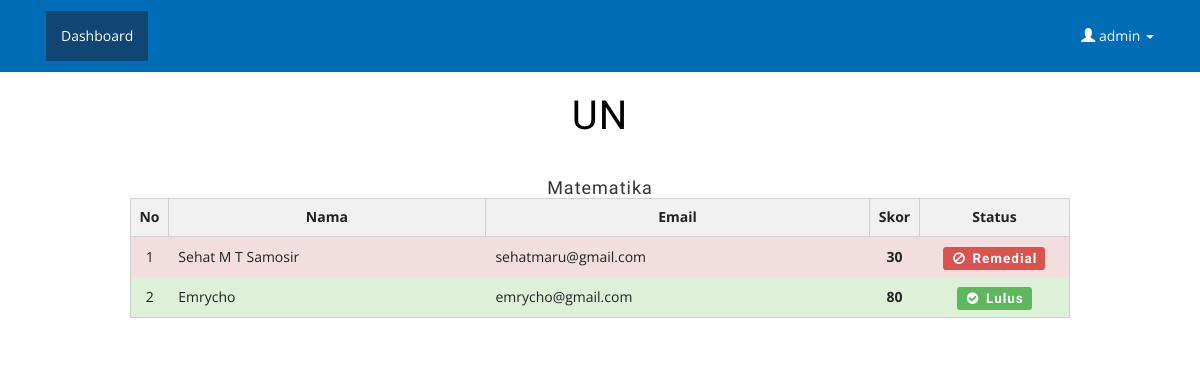
The app's page /detailnilai.php?id_ujian=5 (signed in) with its own data.
### tables this page shows
CREATE TABLE IF NOT EXISTS `ujian` (
  `id_ujian` int(11) NOT NULL,
  `nama_ujian` varchar(300) NOT NULL,
  `id_mapel` int(11) NOT NULL,
  `status` int(11) NOT NULL,
  `total` int(11) NOT NULL
);

CREATE TABLE IF NOT EXISTS `mapel` (
  `id_mapel` int(11) NOT NULL,
  `nama` varchar(50) NOT NULL
);

CREATE TABLE IF NOT EXISTS `nilai` (
  `id_nilai` int(11) NOT NULL,
  `id_ujian` int(11) DEFAULT NULL,
  `id_user` bigint(20) DEFAULT NULL,
  `nilai` float NOT NULL
);

CREATE TABLE IF NOT EXISTS `user` (
  `user_id` bigint(20) NOT NULL,
  `username` varchar(100) NOT NULL,
  `password` varchar(100) NOT NULL,
  `nama` varchar(100) NOT NULL,
  `email` varchar(100) NOT NULL,
  `id_role` bigint(20) NOT NULL
);

### detailnilai.php (the view, shortened to what this page needs)
<?php
	include 'common/header.php';
	$id_ujian	= $_GET['id_ujian'];
	$query_ujian 	= mysql_query("SELECT * FROM ujian WHERE id_ujian='$id_ujian'");
	$data_ujian  	= mysql_fetch_array($query_ujian);
	$nama_ujian		= $data_ujian['nama_ujian'];
	$mapel 			= $data_ujian['id_mapel'];
	$query_mapel 	= mysql_query("SELECT * FROM mapel WHERE id_mapel='$mapel'");
	$data_mapel  	= mysql_fetch_array($query_mapel);
	$nama			= $data_mapel['nama'];
	$query_nilai 	= mysql_query("SELECT * FROM nilai WHERE id_ujian='$id_ujian'");
	$no = 1;
?>
<head>
</head>
<body>
<div class="check-out">
	<div class="container">
		<div class="spec" style="margin-left: 100px; margin-right: 100px;">
			<h3><?php echo $nama_ujian ?></h3>
			<h4><?php echo $nama ?></h4>
			<table class="table">
				<tr>
					<th class="t-head" width="10"><center>No</center></th>
					<th class="t-head"><center>Nama</center></th>
					<th class="t-head"><center>Email</center></th>
					<th class="t-head" width="50"><center>Skor</center></th>
					<th class="t-head" width="150"><center>Status</center></th>
		  		</tr>
		  		<?php if (mysql_num_rows($query_nilai)==0) { ?>
		  		<tr><td colspan="6" class="t-data">Tidak ada Partisipan.</td></tr>
		  		<?php }else{
				  		while ($detail = mysql_fetch_array($query_nilai,MYSQL_ASSOC) ) {
				  				$id_user = $detail['id_user'];
				  				$query_user 	= mysql_query("SELECT * FROM user WHERE user_id='$id_user'");
								$data_user  	= mysql_fetch_array($query_user);
								$nama			= $data_user['nama'];
								$email			= $data_user['email'];
						if ($detail['nilai'] > 75) { ?>
							<tr class="cross alert-success">
						<?php }else { ?>
							<tr class="cross alert-danger">
						<?php } ?>
				  			<td class="t-data"><center><?php echo $no; $no++ ?></center></td>
					 		<td class="t-data"><?php echo($nama) ?></td>
					 		<td class="t-data"><?php echo($email) ?></td>
							<td class="t-data"><center><b><?php echo($detail['nilai']) ?></b></center></td>
							<?php if ($detail['nilai'] > 75) { ?>
								<td class="t-data"><h4><label class="label label-success"><i class="fa fa-check-circle fa-fw"></i> Lulus</label></h4></td>
							<?php } else { ?>
								<td class="t-data"><h4><label class="label label-danger"><i class="fa fa-ban fa-fw"></i> Remedial</label></h4></td>
							<?php } ?>
				  		</tr>
		  		<?php }} ?>
			</table>
		 </div>
	</div>
</div>

### css/style.css (style rules this page uses)
body { padding: 0; margin: 0; background: #FFF; font-family: 'open Sans', sans-serif; }
h1, h2, h3, h4, h5, h6 { margin: 0; padding: 0; text-align: center; font-family: 'Source Sans Pro', sans-serif; letter-spacing:1px; }
label { margin:0; }
.banner-bootom-w3-agileits,.top-products,.fandt,.top-brands,.newsletter,.footer,.content,.contact,.about,.team,.main-grid-border,.faq,.products,.collpse.tabs,.login,.check-out,.payment { padding:22px 0; }
.top-products h3,.features h3,.top-brands h3,.contact h3,.about h3,.team h3,h3.agileits-icons-title,.faq h3,.products h3,.login h3,.check-out h3,.payment h3 { font-size:40px; color:#000; margin-bottom:40px; }
.table > thead > tr > th, .table > tbody > tr > th, .table > tfoot > tr > th, .table > thead > tr > td, .table > tbody > tr > td, .table > tfoot > tr > td { border:none; }
table.table { width: 100%; border: 1px solid #D0D0D0; }
td.t-data { border: 1px solid #D2D2D2; padding: 10px !important; color:#000; vertical-align: middle !important; font-size: 1em !important; }
th.t-head { background: #F1F1F1; color: #FFFFFF; font-size: 1em !important; padding: 0.6em !important; border: 1px solid #D2D2D2 !important; }
.table > thead > tr > th, .table > tbody > tr > th, .table > tfoot > tr > th, .table > thead > tr > td, .table > tbody > tr > td, .table > tfoot > tr > td { color: #222222; }

### records on screen
ujian: nama_ujian "UN"
mapel: nama "Matematika"
nilai: id_user.nama "Sehat M T Samosir", id_user.email "sehatmaru@gmail.com", nilai "30", shows "Remedial"
nilai: id_user.nama "Emrycho", id_user.email "emrycho@gmail.com", nilai "80", shows "Lulus"

### other values on screen
$_SESSION['nama'] "admin"
